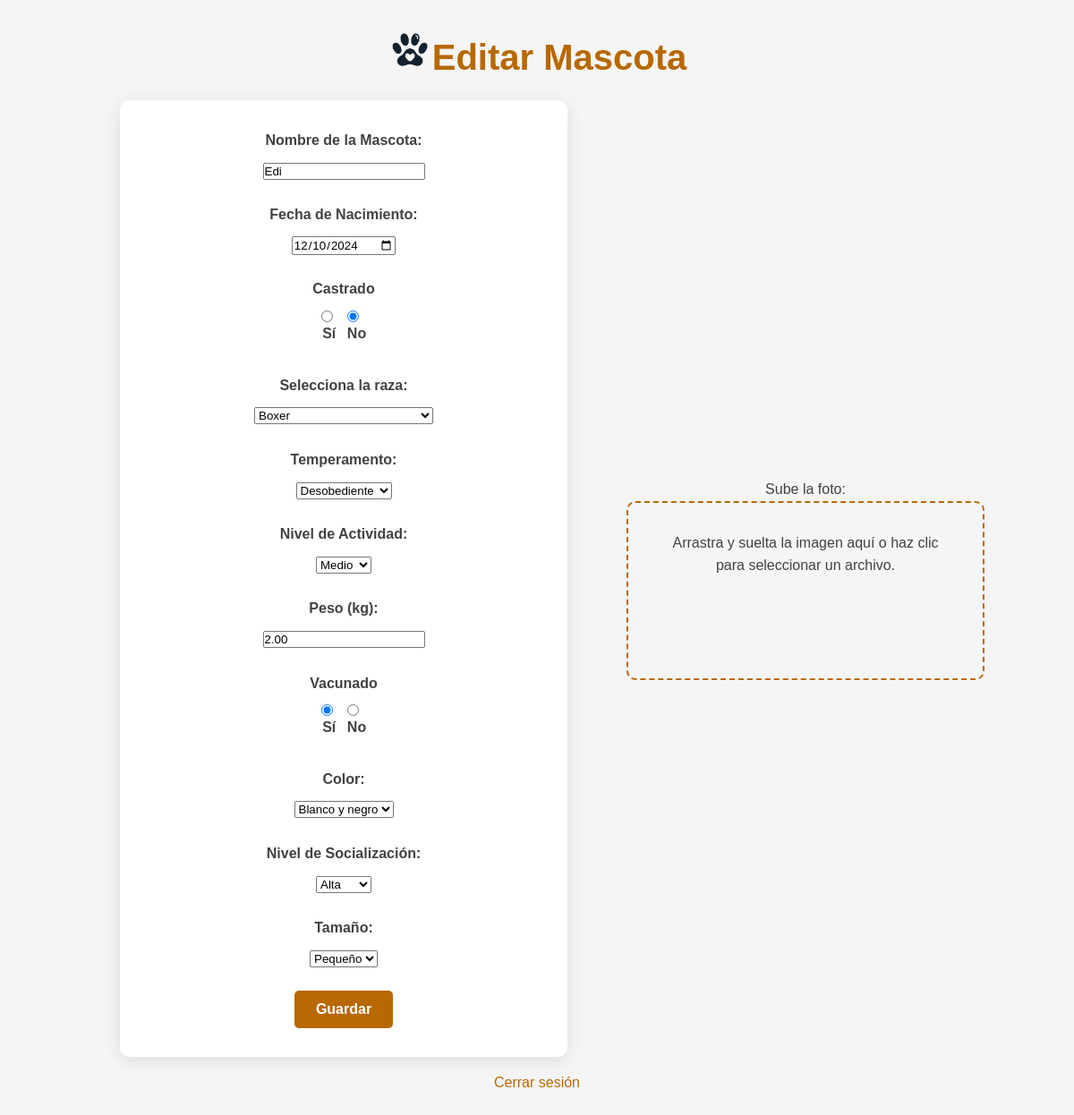
The app's page /usuarios/editar_mascota/12/ (signed in) with its own data.
### mascotas/models.py (models this page shows, shortened)
class Mascota(models.Model):
    id = models.AutoField(primary_key=True)
    nombre = models.CharField(max_length=100)
    fecha_nacimiento = models.DateField(blank=True, null=True)
    foto = models.ImageField(upload_to='mascotas/', blank=True, null=True)
    foto_valida = models.BooleanField(default = False) # Per dogs_cats_detection.
    dueño = models.ForeignKey('usuarios.UserProfile', on_delete=models.CASCADE, related_name="mascotas_datos")
    raza = models.CharField(max_length=100, blank=True, null=True)
    tamaño = models.CharField(max_length=50, choices=[('Pequeño', 'Pequeño'), ('Mediano', 'Mediano'), ('Grande', 'Grande')], blank=True, null=True)
    color = models.CharField(max_length=50, choices=[('Negro', 'Negro'), ('Blanco', 'Blanco'), ('Gris', 'Gris'), ('Marrón', 'Marrón'), ('Amarillo', 'Amarillo'), ('Naranja', 'Naranja'), ('Beige', 'Beige'), ('Rojo', 'Rojo'), ('Azul', 'Azul'), ('Verde', 'Verde'), ('Pardo', 'Pardo'), ('Dorado', 'Dorado'), ('Plata', 'Plata'), ('Morado', 'Morado'), ('Rosado', 'Rosado'), ('Café', 'Café'), ('Celeste', 'Celeste'), ('Blanco y negro', 'Blanco y negro'), ('Tricolor', 'Tricolor'), ('Atigrado', 'Atigrado')], blank=True, null=True)
    temperamento = models.CharField(max_length=50, choices=[('Activo', 'Activo'), ('Juguetón', 'Juguetón'), ('Tranquilo', 'Tranquilo'), ('Independiente', 'Independiente'), ('Sociable', 'Sociable'), ('Cariñoso', 'Cariñoso'), ('Protector', 'Protector'), ('Cauteloso', 'Cauteloso'), ('Tímido', 'Tímido'), ('Agresivo', 'Agresivo'), ('Dominante', 'Dominante'), ('Curioso', 'Curioso'), ('Desobediente', 'Desobediente'), ('Obediente', 'Obediente'), ('Amigable', 'Amigable')], blank=True, null=True)
    nivel_actividad = models.CharField(max_length=50, choices=[('Bajo', 'Bajo'), ('Medio', 'Medio'), ('Alto', 'Alto')], blank=True, null=True)
    peso = models.DecimalField(max_digits=5, decimal_places=2, blank=True, null=True)
    nivel_socializacion = models.CharField(max_length=50, choices=[('Alta', 'Alta'), ('Media', 'Media'), ('Baja', 'Baja')], blank=True, null=True)
    vacunado = models.BooleanField(default=False)
    castrado = models.BooleanField(default=False)  # Este campo indica si la mascota está castrada
    RAZAS_OPCIONES = [
    ('Airedale Terrier', 'Airedale Terrier'),
    ('Akita Inu', 'Akita Inu'),
    ('Alaskan Malamute', 'Alaskan Malamute'),
    ('American Bully', 'American Bully'),
    ('American Pit Bull Terrier', 'American Pit Bull Terrier'),
    ('American Staffordshire Terrier', 'American Staffordshire Terrier'),
    ('Australian Cattle Dog', 'Australian Cattle Dog'),
    ('Australian Shepherd', 'Australian Shepherd'),
    ('Basset Hound', 'Basset Hound'),
    ('Beagle', 'Beagle'),
    ('Belgian Malinois', 'Belgian Malinois'),
    ('Bernese Mountain Dog', 'Bernese Mountain Dog'),
    ('Bichón Frisé', 'Bichón Frisé'),
    ('Bloodhound', 'Bloodhound'),
    ('Border Collie', 'Border Collie'),
    ('Boston Terrier', 'Boston Terrier'),
    ('Boxer', 'Boxer'),
    ('Bulldog Francés', 'Bulldog Francés'),
    ('Bulldog Inglés', 'Bulldog Inglés'),
    ('Bullmastiff', 'Bullmastiff'),
    ('Cane Corso', 'Cane Corso'),
    ('Caniche (Poodle)', 'Caniche (Poodle)'),
    ('Cavalier King Charles Spaniel', 'Cavalier King Charles Spaniel'),
    ('Chihuahua', 'Chihuahua'),
    ('Chow Chow', 'Chow Chow'),
    ('Cocker Spaniel', 'Cocker Spaniel'),
    ('Collie', 'Collie'),
    ('Dálmata', 'Dálmata'),
    ('Dóberman', 'Dóberman'),
    ('Dogo Argentino', 'Dogo Argentino'),
    ('Dogo de Burdeos', 'Dogo de Burdeos'),
    ('Galgo Español', 'Galgo Español'),
    ('Golden Retriever', 'Golden Retriever'),
    ('Gran Danés', 'Gran Danés'),
    ('Husky Siberiano', 'Husky Siberiano'),
    ('Jack Russell Terrier', 'Jack Russell Terrier'),
    ('Labrador Retriever', 'Labrador Retriever'),
    ('Maltés', 'Maltés'),
    ('Mastín Español', 'Mastín Español'),
    ('Mastín Napolitano', 'Mastín Napolitano'),
    ('Pastor Alemán', 'Pastor Alemán'),
    ('Pastor Australiano', 'Pastor Australiano'),
    ('Pekinés', 'Pekinés'),
    ('Pembroke Welsh Corgi', 'Pembroke Welsh Corgi'),
    ('Pinscher Miniatura', 'Pinscher Miniatura'),
    ('Pit Bull Terrier', 'Pit Bull Terrier'),
    ('Pomerania', 'Pomerania'),
    ('Pug', 'Pug'),
    ('Rottweiler', 'Rottweiler'),
    ('Samoyedo', 'Samoyedo'),
    ('San Bernardo', 'San Bernardo'),
    ('Scottish Terrier', 'Scottish Terrier'),
    ('Setter Irlandés', 'Setter Irlandés'),
    ('Shiba Inu', 'Shiba Inu'),
    ('Shih Tzu', 'Shih Tzu'),
    ('Schnauzer', 'Schnauzer'),
    ('Staffordshire Bull Terrier', 'Staffordshire Bull Terrier'),
    ('Teckel (Dachshund)', 'Teckel (Dachshund)'),
    ('Terranova', 'Terranova'),
    ('Weimaraner', 'Weimaraner'),
    ('West Highland White Terrier', 'West Highland White Terrier'),
    ('Whippet', 'Whippet'),
    ('Yorkshire Terrier', 'Yorkshire Terrier'),
    ('Mestizo', 'Mestizo'),# Opción genérica
    ]
    raza = models.CharField(
        max_length=50,
        choices=RAZAS_OPCIONES,
        blank=False,
        null=False,
    )

### usuarios/views.py (the view)
# urls.py: path('editar_mascota/<int:mascota_id>/', views.editar_mascota, name='editar_mascota'),
@login_required
def editar_mascota(request, mascota_id):
    mascota = get_object_or_404(Mascota, id=mascota_id, dueño=request.user.userprofile)  # Filtrar por usuario
    if request.method == 'POST':
        mascota_form = MascotaForm(request.POST, request.FILES, instance=mascota)
        if mascota_form.is_valid():
            mascota_form.save()
            messages.success(request, 'Mascota actualizada correctamente.')
            return redirect('perfil')  # Redirigir al perfil después de guardar
    else:
        mascota_form = MascotaForm(instance=mascota)
    return render(request, 'editar_mascota.html', {'mascota_form': mascota_form})

### usuarios/templates/editar_mascota.html (shortened to what this page needs)
{% load static %}
<!DOCTYPE html>
<html lang="es">
<head>
    <link rel="stylesheet" type="text/css" href="{% static 'registro/crear_mascota.css' %}">
    <link rel="stylesheet" href="https://cdnjs.cloudflare.com/ajax/libs/sweetalert/1.1.3/sweetalert.min.css">
</head>
<body>
    <div class="header">
        <img src="{% static 'Pawmeet.png' %}" alt="Logo" class="logo">
        <h1>Editar Mascota</h1>
    </div>
    <div class="formulario-y-dropzone-contenedor">
        <form method="POST" enctype="multipart/form-data">
            <div class="form-container">
                <div class="form-field">
                    {{ mascota_form.nombre.label_tag }}
                    {{ mascota_form.nombre }}
                </div>
                <div class="form-field">
                    {{ mascota_form.fecha_nacimiento.label_tag }}
                    {{ mascota_form.fecha_nacimiento }}
                </div>
                <div class="form-field">
                    <label for="id_castrado">Castrado</label>
                    <div class="radio-inline">
                        {{ mascota_form.castrado }}
                    </div>
                </div>
                <div class="form-field">
                    <label for="id_raza">Selecciona la raza:</label>
                    {{ mascota_form.raza }}
                </div>
                <div class="form-field">
                    {{ mascota_form.temperamento.label_tag }}
                    {{ mascota_form.temperamento }}
                </div>
                <div class="form-field">
                    {{ mascota_form.nivel_actividad.label_tag }}
                    {{ mascota_form.nivel_actividad }}
                </div>
                <div class="form-field">
                    {{ mascota_form.peso.label_tag }}
                    {{ mascota_form.peso }}
                </div>
                <div class="form-field">
                    <label for="id_vacunado">Vacunado</label>
                    <div class="radio-inline">
                        {{ mascota_form.vacunado }}
                    </div>
                </div>
                <div class="form-field">
                    {{ mascota_form.color.label_tag }}
                    {{ mascota_form.color }}
                </div>
                <div class="form-field">
                    {{ mascota_form.nivel_socializacion.label_tag }}
                    {{ mascota_form.nivel_socializacion }}
                </div>
                <div class="form-field">
                    {{ mascota_form.tamaño.label_tag }}
                    {{ mascota_form.tamaño }}
                </div>
            </div>
            <button type="submit">Guardar</button>
        </form>
        <div class="dropzone-contenedor">
            <label for="id_foto">Sube la foto:</label>
            <div class="dropzone" id="dropzone" style="width: 100%; height: 200px; position: relative; text-align: center;">
                <div>Arrastra y suelta la imagen aquí o haz clic para seleccionar un archivo.</div>
            </div>
        </div>
    </div>
    <footer>
        <a href="{% url 'logout' %}">Cerrar sesión</a>
    </footer>
</body>
</html>

### usuarios/static/registro/crear_mascota.css (style rules this page uses)
:root { --primary-color: #b86800; --secondary-color: #e38000; --text-color: #424242; --light-gray: #f5f5f5; --white: #ffffff; }
* { margin: 0; padding: 0; box-sizing: border-box; font-family: Arial, sans-serif; }
body { line-height: 1.6; color: var(--text-color); background-color: var(--light-gray); padding: 2rem; text-align: center; }
.header { display: flex; align-items: center; justify-content: center; margin-bottom: 0.5rem; }
.header h1 { font-size: 2.5rem; color: var(--primary-color); margin-bottom: 0.5rem; }
.logo { width: 50px; height: auto; margin-right: 0px; margin-top: -25px; }
h1 { font-size: 2.5rem; color: var(--primary-color); margin-bottom: 1.5rem; }
form { background: var(--white); padding: 2rem; border-radius: 10px; box-shadow: 0 4px 20px rgba(0, 0, 0, 0.1); width: 50%; max-width: 600px; margin: 0 auto; }
form .form-field { margin-bottom: 1.5rem; }
form .form-field label { display: block; font-weight: 600; margin-bottom: 0.5rem; }
.dropzone { width: 100%; height: 200px; padding: 2rem; border: 2px dashed var(--primary-color); border-radius: 10px; background-color: var(--light-gray); text-align: center; color: var(--text-color); cursor: pointer; transition: background-color 0.3s ease, border-color 0.3s ease; }
.radio-inline { display: flex; justify-content: center; gap: 0.7rem; margin-top: 0.1rem; }
.radio-inline input[type="radio"] { margin-right: 0.3rem; }
button[type="submit"] { background: var(--primary-color); color: var(--white); border: none; padding: 0.75rem 1.5rem; border-radius: 5px; font-size: 1rem; font-weight: 600; cursor: pointer; transition: background 0.3s ease, transform 0.3s ease; }
a { display: block; margin-top: 1rem; color: var(--primary-color); text-decoration: none; }
.formulario-y-dropzone-contenedor { display: flex; justify-content: center; align-items: center; gap: 2rem; margin: 0 auto; max-width: 1000px; }
.dropzone-contenedor { width: 40%; }

### records on screen
Mascota: nombre "Edi", fecha_nacimiento "12/10/2024", castrado "☐ Sí ☑ No", raza "Boxer", temperamento "Desobediente", nivel_actividad "Medio", peso "2.00", vacunado "☑ Sí ☐ No", color "Blanco y negro", nivel_socializacion "Alta", tamaño "Pequeño"

### other values on screen
{{ mascota_form.nombre.label_tag }} "Nombre de la Mascota:"
{{ mascota_form.fecha_nacimiento.label_tag }} "Fecha de Nacimiento:"
{{ mascota_form.temperamento.label_tag }} "Temperamento:"
{{ mascota_form.nivel_actividad.label_tag }} "Nivel de Actividad:"
{{ mascota_form.peso.label_tag }} "Peso (kg):"
{{ mascota_form.color.label_tag }} "Color:"
{{ mascota_form.nivel_socializacion.label_tag }} "Nivel de Socialización:"
{{ mascota_form.tamaño.label_tag }} "Tamaño:"
